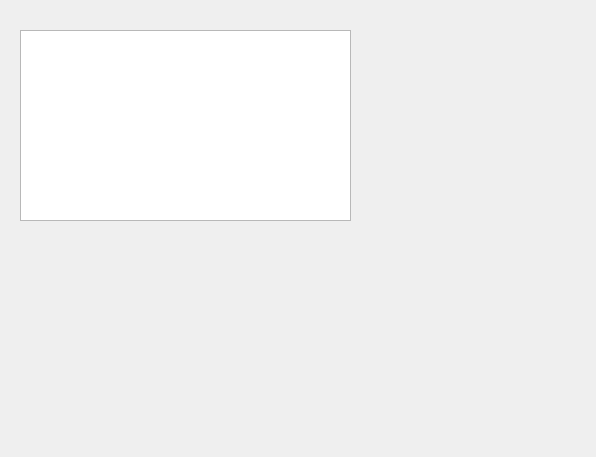
<?xml version="1.0" encoding="UTF-8"?>
<ui version="4.0">
 <class>Bill</class>
 <widget class="QWidget" name="Bill">
  <property name="geometry">
   <rect>
    <x>0</x>
    <y>0</y>
    <width>596</width>
    <height>457</height>
   </rect>
  </property>
  <property name="windowTitle">
   <string>Form</string>
  </property>
  <widget class="QTextEdit" name="textEdit">
   <property name="geometry">
    <rect>
     <x>20</x>
     <y>30</y>
     <width>331</width>
     <height>191</height>
    </rect>
   </property>
  </widget>
 </widget>
 <resources/>
 <connections/>
</ui>
